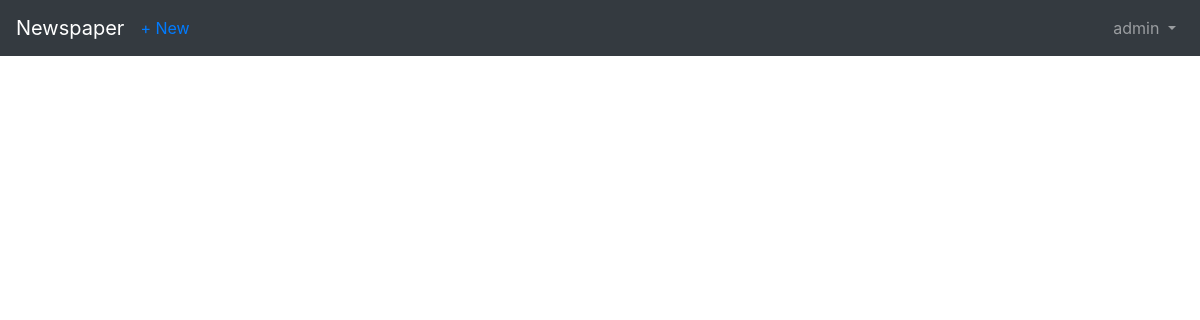
/articles/ (signed in), run on an earlier commit of the app's database.
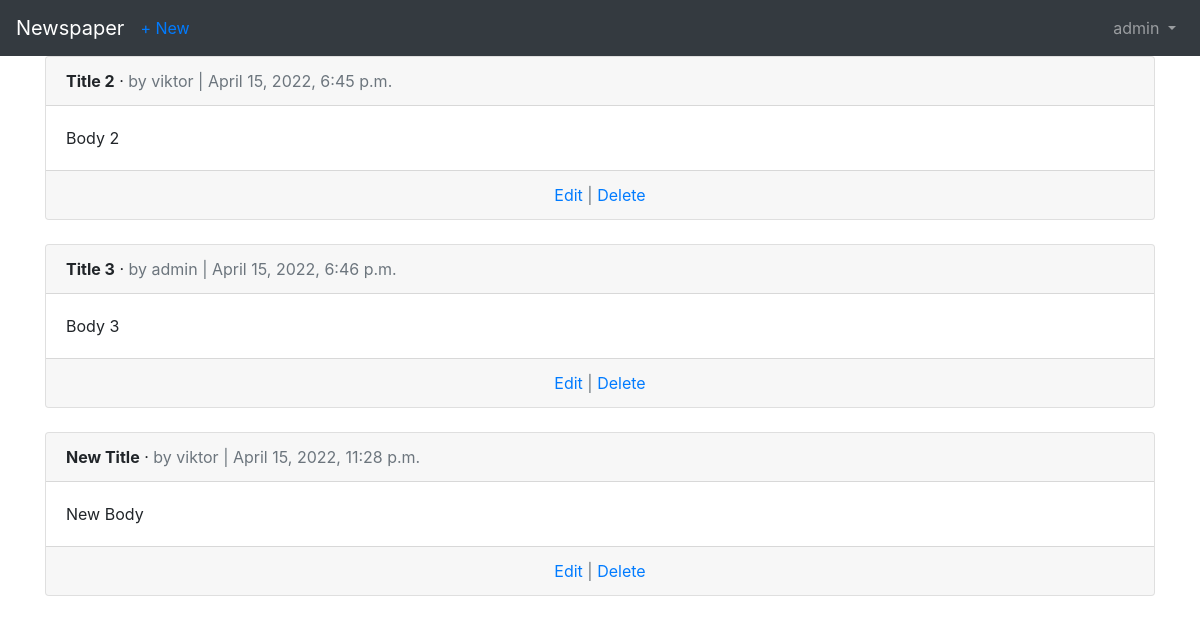
And on a later commit of the database.
### accounts/models.py (models this page shows)
class CustomUser(AbstractUser):
    age = models.PositiveIntegerField(null=True, blank=True)

### articles/models.py (models this page shows, shortened)
class Article(models.Model):
    title = models.CharField(max_length=255)
    body = models.TextField()
    date = models.DateTimeField(auto_now_add=True)
    author = models.ForeignKey(
        get_user_model(),
        on_delete=models.CASCADE,
    )

### articles/views.py (the view)
# urls.py: path('', ArticleListView.as_view(), name='article_list'),
class ArticleListView(LoginRequiredMixin, ListView):
    model = Article
    template_name = 'article_list.html'

### templates/article_list.html (shortened to what this page needs)
{% extends 'base.html' %}
{% block content %}
{% for article in object_list %}
<div class="card">
    <div class="card-header">
        <span class="font-weight-bold">{{ article.title }}</span> &middot;
        <span class="text-muted">by {{ article.author }} | {{ article.date }}</span>
    </div>
    <div class="card-body">
        {{ article.body }}
    </div>
    <div class="card-footer text-center text-muted">
        <a href="{% url 'article_edit' article.pk %}">Edit</a> |
        <a href="{% url 'article_delete' article.pk %}">Delete</a>
    </div>
</div>
<br/>
{% endfor %}
{% endblock content %}

### templates/base.html (shortened to what this page needs)
<!DOCTYPE html>
<html lang="en">
<head>
    <link rel="stylesheet" href="https://cdn.jsdelivr.net/npm/bootstrap@4.5.3/dist/css/bootstrap.min.css"
>
</head>
<body>
<nav class="navbar navbar-expand-lg navbar-dark bg-dark">
    <a class="navbar-brand" href="{% url 'home' %}">Newspaper</a>
    {% if user.is_authenticated %}
    <ul class="navbar-nav mr-auto">
        <li class="nav-item">
            <a href="{% url 'article_new' %}">+ New</a>
        </li>
    </ul>
    {% endif %}
    <div class="collapse navbar-collapse" id="navbarSupportedContent">
        {% if user.is_authenticated %}
        <ul class="navbar-nav ml-auto">
            <li class="nav-item">
                <a class="nav-link dropdown-toggle" href="#"
                   id="navbarDropdown" role="button" data-toggle="dropdown"
                   aria-haspopup="true" aria-expanded="false">
                    {{ user.username }}
                </a>
            </li>
        </ul>
        {% endif %}
    </div>
</nav>
<main>
    <div class="container">
        {% block content %}
        {% endblock content %}
    </div>
</main>
</body>
</html>

What changed in the data, as far as the page shows it:
added Article: title "Title 2", author "viktor", date "April 15, 2022, 6:45 p.m.", body "Body 2"
added Article: title "Title 3", author "admin", date "April 15, 2022, 6:46 p.m.", body "Body 3"
added Article: title "New Title", author "viktor", date "April 15, 2022, 11:28 p.m.", body "New Body"
